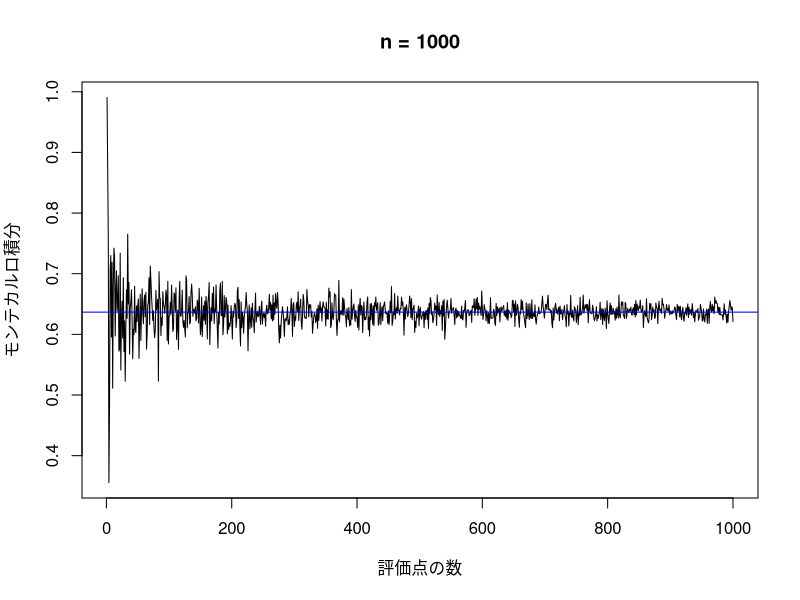

Generate this figure with R:
# ガイダンス確率統計(サイエンス社)
# 例5.1.2 (定積分の計算)
# 作成者：小川航世 (監修：石谷謙介)
# 作成日：2023-02-03
# 改訂日：2023-05-31 (改訂：石谷謙介)

a <- pi  # 円周率π

# f(x)の定義（f(x)=sin(x)）
f <- function(x) {
  sin(x)
}

# モンテカルロ法による積分計算
monte_carlo <- function(n) {
  sigma <- 0
  for (i in 1:n) {
    Z <- runif(1, 0, a)  # U(0,a)に従う乱数をZに代入
    sigma <- sigma + f(Z)
  }
  sigma / n
}

# プロット関数
mc_plot <- function(n){
  y <- c()
  for(i in 1:n){
    y <- c(y, monte_carlo(i)) # ベクトルyにmonte(i)(i=1,...,n)を順に代入
  }
  plot(y, main = paste("n =", n), xlab = "評価点の数", ylab = "モンテカルロ積分", type="l") # (i,y[i])をプロットし，直線で結ぶ
}

mc_plot(1000)

sekibun <- 2  # ∫[0,a]f(x)dx(=∫[0,π]sin(x))dxの理論値

# モンテカルロ法で計算した積分値が，積分の理論値(青字)に収束する様子を描画
abline(h = sekibun / a, col = "blue")
